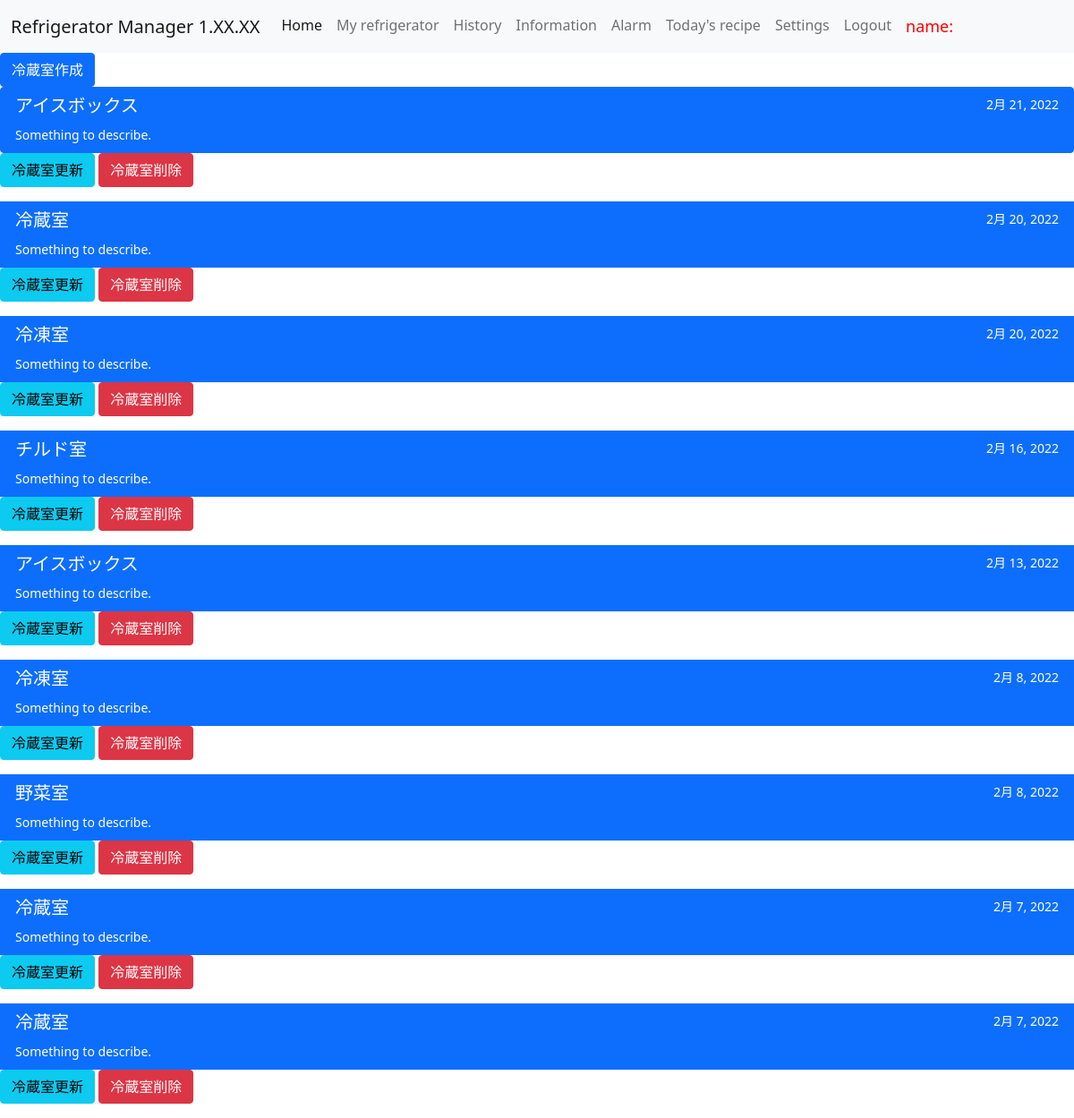
Before: /cpmt_list/6/ (signed in) with the older database file.
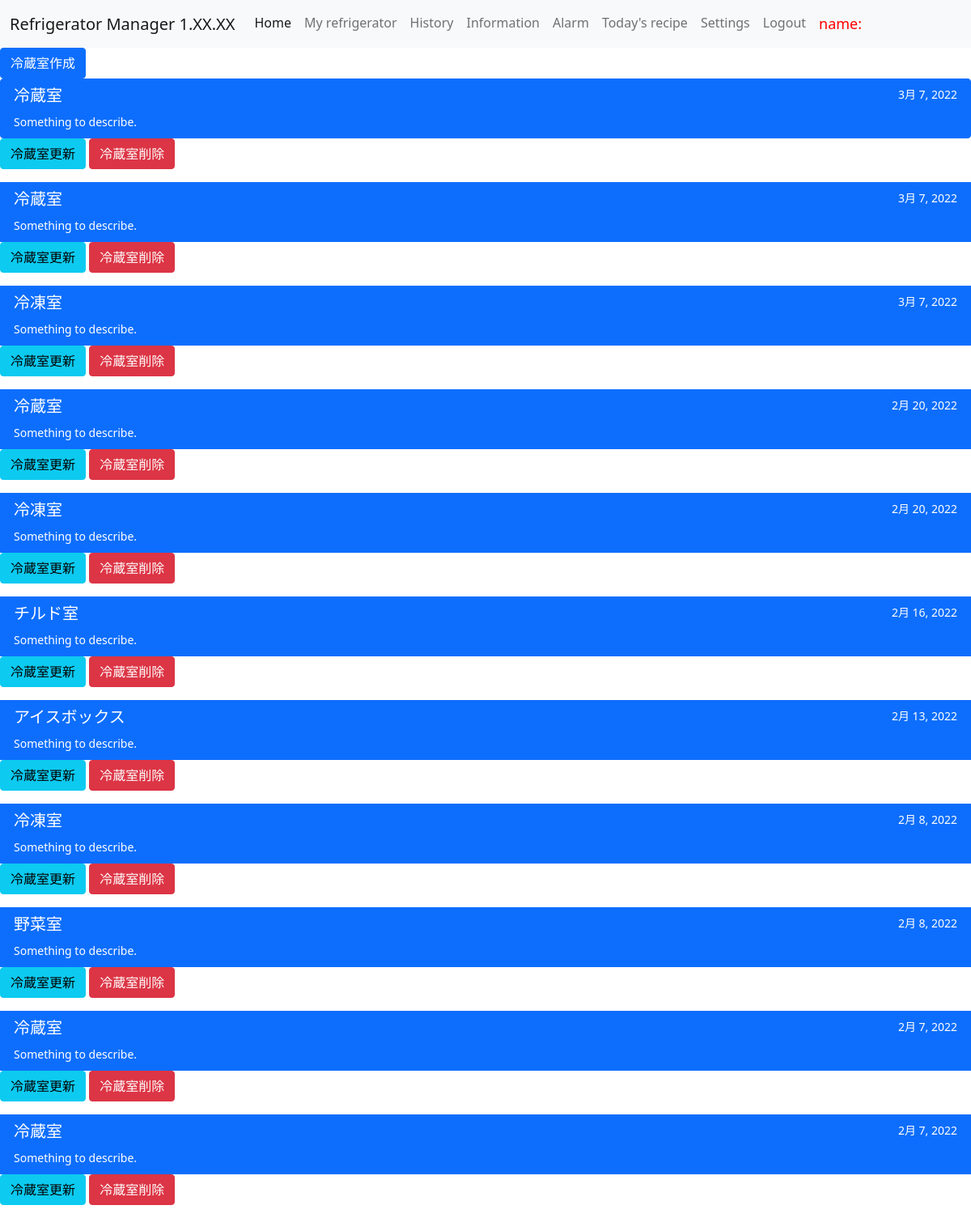
After: the same page with the newer database file.
### ref_app/models.py (models this page shows, shortened)
class CompartmentModel(models.Model):
    name = models.CharField(
        max_length = 100,
        choices = COMPARTMENT_TYPE,
    )
    refrigerator = models.ForeignKey(RefrigeratorModel, on_delete=models.PROTECT)
    date = models.DateField(auto_now_add=True)

### ref_app/views.py (the view, shortened to what this page needs)
# urls.py: path('cpmt_list/<int:pk>/', CompartmentList.as_view(), name = 'cpmt'),
class CompartmentList(ListView):
    template_name = 'compartment.html' #←　ref_door.html
    model = CompartmentModel
    def get_queryset(self):
        current_user = self.request.user
        current_user.id = self.request.user.id
        queryset6 = User.objects.filter(id=current_user.id)
        ref_owner = queryset6[0].id
        if current_user.is_superuser:
            return CompartmentModel.objects.all().order_by('date').reverse()
        elif self.request.user.id == ref_owner:
            return CompartmentModel.objects.filter(refrigerator_id=self.kwargs['pk']).order_by('date').reverse()

### templates/compartment.html (shortened to what this page needs)
{% extends 'base.html' %}
{% block content %}
<a href="{% url 'create_cpmt' ref_pk %}" class="btn btn-primary">冷蔵室作成</a>
<div class="list-group">
    {% for cpmt in object_list %}
    <a href="{% url 'ingre' %}" class="list-group-item list-group-item-action active" aria-current="true">
      <div class="d-flex w-100 justify-content-between">
        <h5 class="mb-1">{{ cpmt.get_name_display }}</h5>
        <small>{{ cpmt.date }}</small>
      </div>
      <small>Something to describe.</small>
    </a>
</div>
    <a href="{% url 'update_cpmt' cpmt.pk %}" class="btn btn-info">冷蔵室更新</a>
    <a href="{% url 'delete_cpmt' cpmt.pk %}" class="btn btn-danger">冷蔵室削除</a>
    {% endfor %}
{% endblock content %}

### templates/base.html (shortened to what this page needs)
<!doctype html>
<html lang="en">
  <head>
    <link href="https://cdn.jsdelivr.net/npm/bootstrap@5.0.2/dist/css/bootstrap.min.css" rel="stylesheet">
  </head>
  <body>
    <nav class="navbar navbar-expand-lg navbar-light bg-light">
      <div class="container-fluid">
        <a class="navbar-brand" href="#">Refrigerator Manager 1.XX.XX</a>
        <div class="collapse navbar-collapse" id="navbarNav">
          <ul class="navbar-nav">
            <li class="nav-item">
              <a class="nav-link active" aria-current="page" href="{% url 'home' %}">Home</a>
            </li>
            <li class="nav-item">
              <a class="nav-link" href="{% url 'ref' %}">My refrigerator</a>
            </li>
            <li class="nav-item">
              <a class="nav-link" href="#">History</a>
            </li>
            <li class="nav-item">
              <a class="nav-link" href="#">Information</a>
            </li>
            <li class="nav-item">
              <a class="nav-link" href="#">Alarm</a>
            </li>
            <li class="nav-item">
              <a class="nav-link" href="#">Today's recipe</a>
            </li>
            <li class="nav-item">
              <a class="nav-link" href="#">Settings</a>
            </li>
            <li class="nav-item">
              <a class="nav-link" href="{% url 'logout' %}">Logout</a>
            </li>
            <li class='nav-link'><font size="4" color="red">name:{{ name }}</font></li>
          </ul>
        </div>
      </div>
    </nav>
    {% block content %}{% endblock content%}
  </body>
</html>

Changed rows visible on the page:
removed CompartmentModel: name "アイスボックス", date "2月 21, 2022"
added CompartmentModel: name "冷蔵室", date "3月 7, 2022"
added CompartmentModel: name "冷蔵室", date "3月 7, 2022"
added CompartmentModel: name "冷凍室", date "3月 7, 2022"
